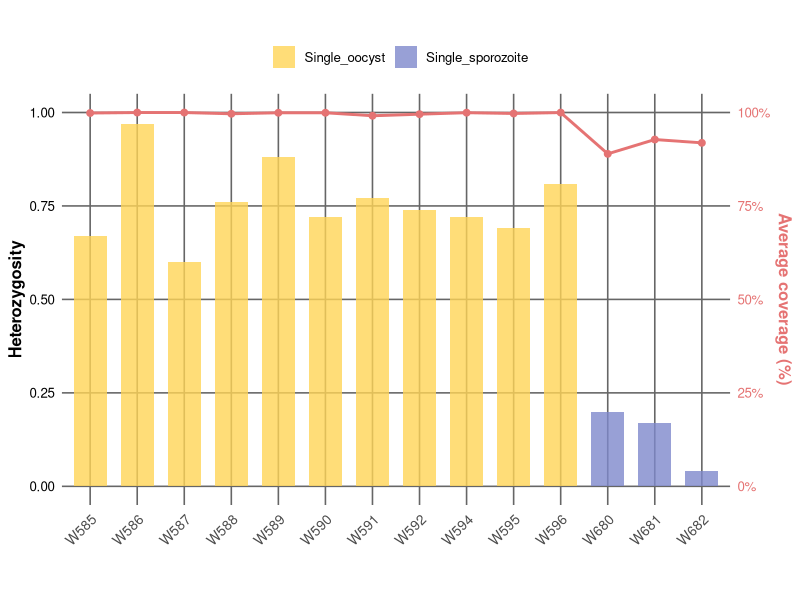
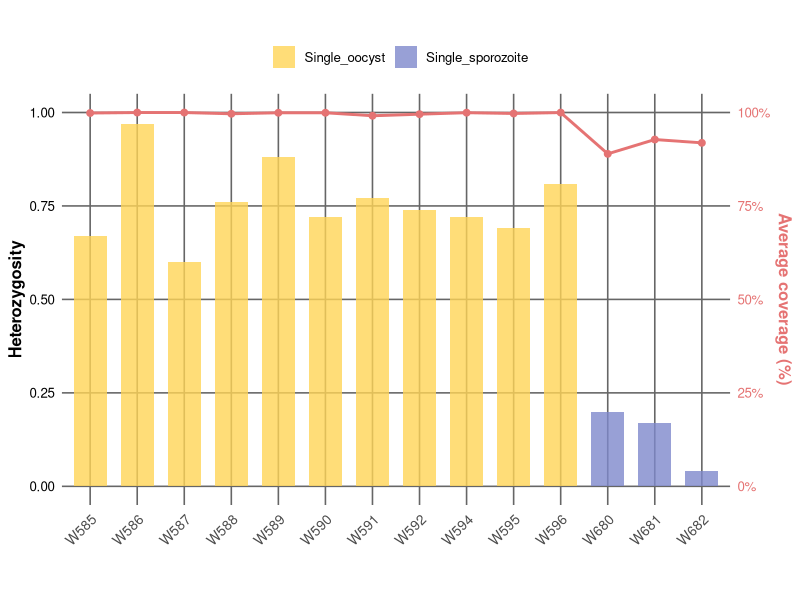
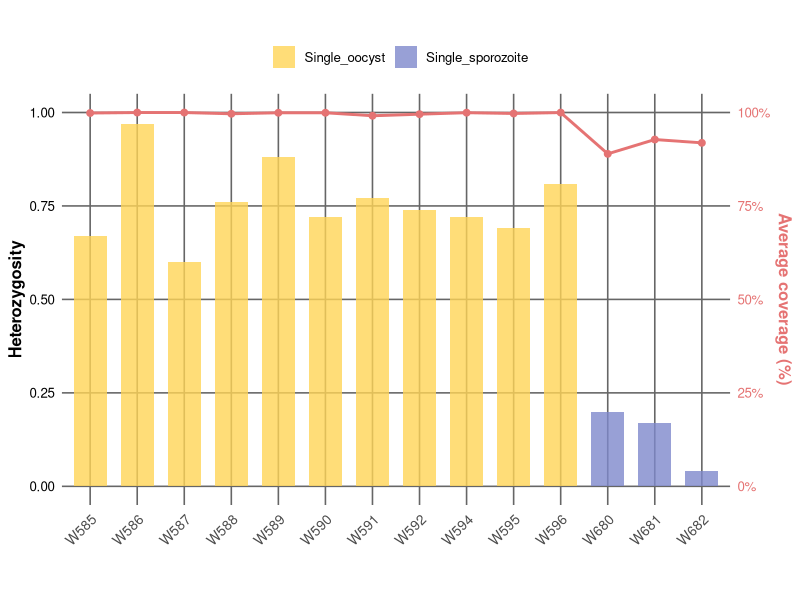

Generate these figures, in order, with R:
# 加载必要的包
library(ggplot2)
library(scales)
setwd("D:/Genome-seq/IId-cross-Single-Oocyst-24-10-07/1_QC_mapping_het_fws/Het-cov/")
# 假设你的数据已经存储在名为df的数据框中
# df 包含四列：ID, Heterozygosity, Coverage, Category

# 创建示例数据（如果你没有实际数据，可以用这个测试）
# df <- data.frame(
#   ID = c(paste0("Sample_O_", 1:11), paste0("Sample_S_", 1:3)),
#   Heterozygosity = c(runif(11, 0.2, 0.8), runif(3, 0.1, 0.3)),
#   Coverage = c(runif(11, 30, 90), runif(3, 85, 98)),
#   Category = rep(c("Oocyst", "Sporozoite"), times = c(11, 3))
# )
df <- read.table(file = "het-cov.txt",header = T, row.names = NULL)
# 绘制组合图
p <- ggplot(df, aes(x = ID)) +
  # 1. 绘制柱状图 (左边Y轴: Heterozygosity)
  geom_col(aes(y = Heterozygosity, fill = Category), width = 0.7, alpha = 0.8) +
  # 2. 绘制折线图和点 (右边Y轴: Coverage)
  geom_line(aes(y = Coverage / 100, group = 1), color = "#E57373", linewidth = 1) + 
  geom_point(aes(y = Coverage / 100), color = "#E57373", size = 2, shape = 19) +
  
  # 3. 设置双坐标轴
  scale_y_continuous(
    name = "Heterozygosity", # 左边Y轴名称
    limits = c(0, 1), # 左边Y轴范围
    sec.axis = sec_axis(~. * 100, 
                        name = "Average coverage (%)", 
                        labels = function(x) paste0(x, "%")) # 添加百分号
  ) +
  
  # 4. 设置柱状图的填充颜色
  scale_fill_manual(values = c("Single_oocyst" = "#FFD456", "Single_sporozoite" = "#7F88CB")) +
  
  # 5. 设置主题和标签
  theme_minimal(base_size = 12) +
  theme(
    axis.text.x = element_text(angle = 45, hjust = 1, size = 10),
    axis.text.y.left = element_text(color = "black"),
    axis.title.y.left = element_text(color = "black", face = "bold"),
    axis.text.y.right = element_text(color = "#E57373"),
    axis.title.y.right = element_text(color = "#E57373", face = "bold"),
    legend.position = "top",
    legend.title = element_text(face = "bold"),
    panel.grid.major = element_line(color = "grey40"),
    panel.grid.minor = element_blank()
  ) +
  labs(
    title = "",
    x = "",
    fill = "",
    caption = ""
  )

# 显示图形
print(p)

# 如果需要保存图片
ggsave("heterozygosity_coverage_plot.png", p, device = "png", width = 6, height = 4, dpi = 300)
ggsave("heterozygosity_coverage_plot.pdf", p, device = "pdf", width = 6, height = 4, dpi = 300)
